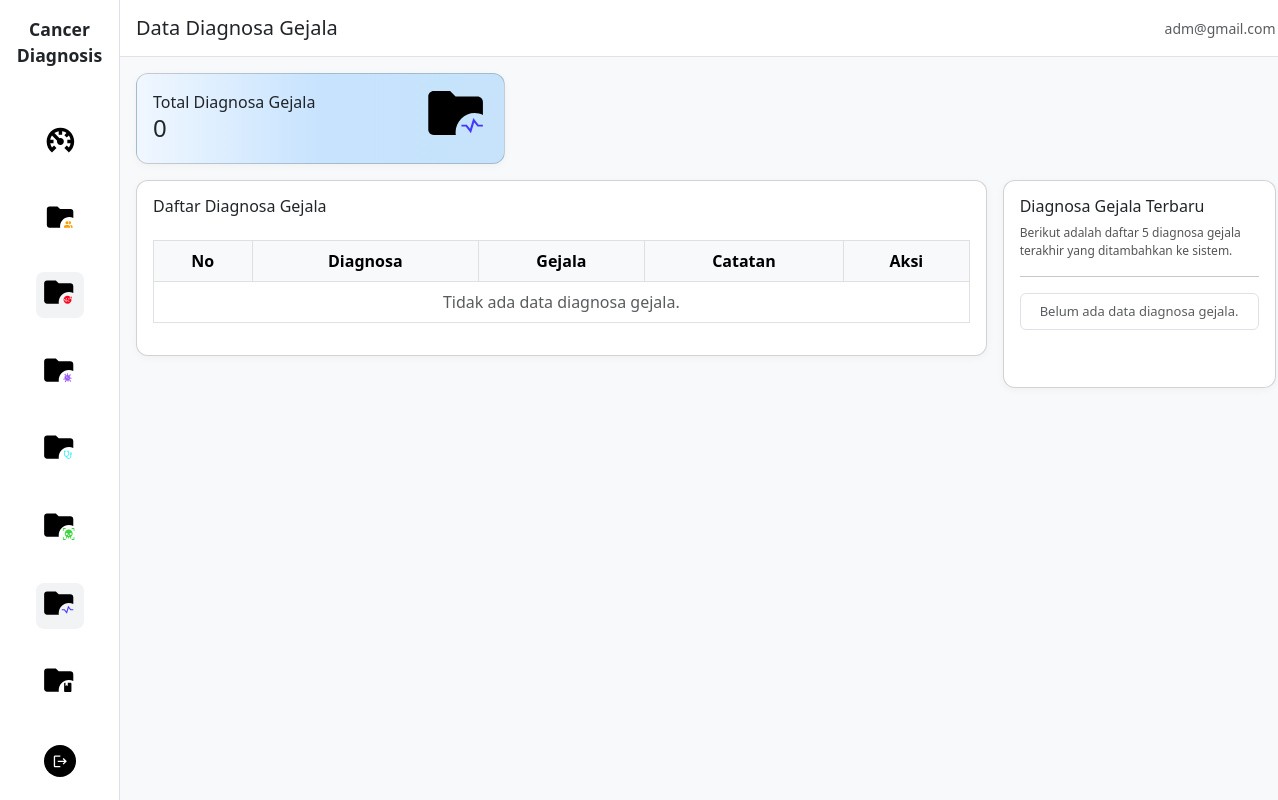
The page /gejala/diagnosa/ on the database as committed earlier.
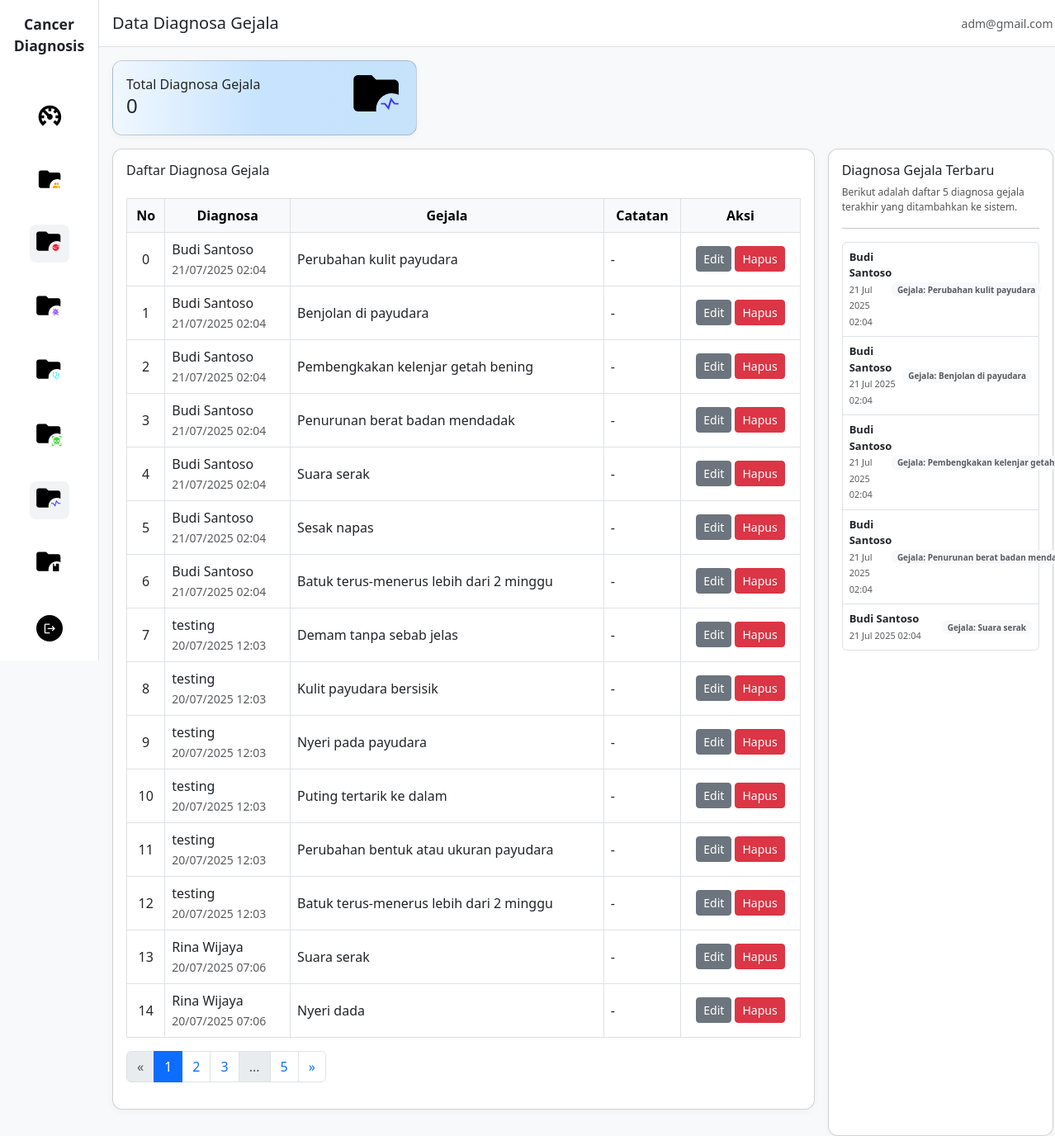
The same page on the database as committed later.
### sp_kanker_diagnosa_app/models.py (models this page shows, shortened)
class GejalaDiagnosa(models.Model):
    diagnosa = models.ForeignKey(Diagnosa, on_delete=models.CASCADE, related_name='gejala_terpilih')
    gejala = models.ForeignKey(Gejala, on_delete=models.CASCADE)
    tingkat_keparahan = models.CharField(max_length=20, choices=[
        ('RINGAN', 'Ringan'),
        ('SEDANG', 'Sedang'),
        ('BERAT', 'Berat'),
    ], default='SEDANG')
    durasi = models.CharField(max_length=50, blank=True, help_text="Berapa lama gejala muncul")
    bobot_pengguna = models.DecimalField(
        max_digits=5,
        decimal_places=4,
        validators=[MinValueValidator(Decimal('0.0000')), MaxValueValidator(Decimal('1.0000'))],
        default=Decimal('1.0000'),
        help_text="Bobot kepercayaan pengguna terhadap gejala (0.0000 - 1.0000)"
    )
    catatan = models.TextField(blank=True, help_text="Catatan tambahan untuk gejala ini")
    dipilih_pada = models.DateTimeField(auto_now_add=True)
    class Meta:
        unique_together = ('diagnosa', 'gejala')
        verbose_name = "Gejala Diagnosa"
        verbose_name_plural = "Gejala Diagnosa"

class Diagnosa(models.Model):
    STATUS_CHOICES = [
        ('PROSES', 'Dalam Proses'),
        ('SELESAI', 'Selesai'),
        ('BATAL', 'Dibatalkan'),
    ]
    pasien = models.ForeignKey(Pasien, on_delete=models.SET_NULL, null=True, blank=True, related_name='diagnosa')
    tanggal = models.DateTimeField(auto_now_add=True)
    status = models.CharField(max_length=10, choices=STATUS_CHOICES, default='PROSES')
    catatan = models.TextField(blank=True, help_text="Catatan tambahan dari diagnosa")
    total_gejala = models.PositiveIntegerField(default=0, help_text="Jumlah gejala yang dipilih")
    class Meta:
        verbose_name = "Diagnosa"
        verbose_name_plural = "Diagnosa"
        ordering = ['-tanggal']

class Pasien(models.Model):
    JENIS_KELAMIN_CHOICES = [
        ('L', 'Laki-laki'),
        ('P', 'Perempuan'),
    ]
    nama = models.CharField(max_length=100)
    jenis_kelamin = models.CharField(max_length=10, choices=JENIS_KELAMIN_CHOICES)
    tanggal_lahir = models.DateField(null=True, blank=True)
    alamat = models.TextField(blank=True)
    no_hp = models.CharField(max_length=20, blank=True)
    umur = models.PositiveIntegerField(null=True, blank=True, help_text="Umur dalam tahun")
    riwayat_keluarga = models.TextField(blank=True, help_text="Riwayat kanker dalam keluarga")
    dibuat = models.DateTimeField(auto_now_add=True)
    diperbarui = models.DateTimeField(auto_now=True)
    class Meta:
        verbose_name = "Pasien"
        verbose_name_plural = "Pasien"
        ordering = ['-dibuat']

class Gejala(models.Model):
    KATEGORI_CHOICES = [
        ('UMUM', 'Gejala Umum'),
        ('KHUSUS', 'Gejala Khusus'),
        ('LANJUTAN', 'Gejala Lanjutan'),
    ]
    kode = models.CharField(max_length=10, unique=True)
    nama = models.CharField(max_length=150)
    deskripsi = models.TextField(blank=True)
    kategori = models.CharField(max_length=20, choices=KATEGORI_CHOICES, default='UMUM')
    pertanyaan = models.TextField(help_text="Pertanyaan untuk mengidentifikasi gejala")
    dibuat = models.DateTimeField(auto_now_add=True)
    class Meta:
        verbose_name = "Gejala"
        verbose_name_plural = "Gejala"
        ordering = ['kategori', 'nama']

### sp_kanker_diagnosa_app/views.py (the view)
# urls.py: path('gejala/diagnosa/', views.gejala_diagnosa_list, name='gejala_diagnosa_list'),
def gejala_diagnosa_list(request):
    gejala_diagnosa_qs = GejalaDiagnosa.objects.select_related('diagnosa', 'gejala').all()
    paginator = Paginator(gejala_diagnosa_qs.order_by('-dipilih_pada'), 15)
    page_number = request.GET.get('page')
    page_obj = paginator.get_page(page_number)
    context = {
        'page_obj': page_obj,
        'gejala_diagnosa_count': gejala_diagnosa_qs.count(),
    }
    return render(request, 'diagnosa_gejala/list.html', context)

### templates/diagnosa_gejala/list.html (shortened to what the changed rows need)
{% extends 'base.html' %}
{% load static %}
{% block content %}
<main class="col-md-10 col-lg-11 col-12 main-content">
    <div class="row g-3 px-3">
        <div class="col-12 col-lg-9 mb-3 mb-lg-0">
            <div class="card card-custom p-3 table-card">
                <div class="table-responsive">
                    <table class="table table-bordered mt-3 align-middle">
                        <thead class="table-light">
                            <tr class="text-center">
                                <th>No</th>
                                <th>Diagnosa</th>
                                <th>Gejala</th>
                                <th>Catatan</th>
                                <th>Aksi</th>
                            </tr>
                        </thead>
                        <tbody>
                            {% for dg in page_obj %}
                            <tr>
                                <td class="text-center">
                                    {% if page_obj.has_other_pages %}
                                        {{ forloop.counter0|add:page_obj.start_index|add:"-1" }}
                                    {% else %}
                                        {{ forloop.counter }}
                                    {% endif %}
                                </td>
                                <td>
                                    {{ dg.diagnosa.pasien.nama|default:"-" }}<br>
                                    <small class="text-muted">{{ dg.diagnosa.tanggal|date:"d/m/Y H:i" }}</small>
                                </td>
                                <td>
                                    {{ dg.gejala.nama|default:"-" }}
                                </td>
                                <td>
                                    {{ dg.catatan|truncatechars:40|default:"-" }}
                                </td>
                                <td class="text-center">
                                    <a href="{% url 'gejala_diagnosa_update' dg.id %}" class="btn btn-sm btn-secondary">Edit</a>
                                    <a href="{% url 'gejala_diagnosa_delete' dg.id %}" class="btn btn-sm btn-danger" onclick="return confirm('Yakin hapus data ini?')">Hapus</a>
                                </td>
                            </tr>
                            {% empty %}
                            <tr>
                                <td colspan="6" class="text-center text-muted">Tidak ada data diagnosa gejala.</td>
                            </tr>
                            {% endfor %}
                        </tbody>
                    </table>
                    {% if page_obj.has_other_pages %}
                    <nav>
                        <ul class="pagination WQD   asd5h 4tr2 1ejustify-content-center flex-wrap">
                            {% if page_obj.has_previous %}
                                <li class="page-item">
                                    <a class="page-link" href="?page={{ page_obj.previous_page_number }}">&laquo;</a>
                                </li>
                            {% else %}
                                <li class="page-item disabled"><span class="page-link">&laquo;</span></li>
                            {% endif %}
                            {% for num in page_obj.paginator.page_range %}
                                {% if num == page_obj.number %}
                                    <li class="page-item active"><span class="page-link">{{ num }}</span></li>
                                {% elif num >= page_obj.number|add:'-2' and num <= page_obj.number|add:'2' %}
                                    <li class="page-item">
                                        <a class="page-link" href="?page={{ num }}">{{ num }}</a>
                                    </li>
                                {% elif num == 1 or num == page_obj.paginator.num_pages %}
                                    <li class="page-item">
                                        <a class="page-link" href="?page={{ num }}">{{ num }}</a>
                                    </li>
                                {% elif num == page_obj.number|add:'-3' or num == page_obj.number|add:'3' %}
                                    <li class="page-item disabled"><span class="page-link">...</span></li>
                                {% endif %}
                            {% endfor %}
                            {% if page_obj.has_next %}
                                <li class="page-item">
                                    <a class="page-link" href="?page={{ page_obj.next_page_number }}">&raquo;</a>
                                </li>
                            {% else %}
                                <li class="page-item disabled"><span class="page-link">&raquo;</span></li>
                            {% endif %}
                        </ul>
                    </nav>
                    {% endif %}
                </div>
            </div>
        </div>
        <div class="col-12 col-lg-3 mb-3 mb-lg-0">
            <div class="card card-custom p-3 h-100 d-flex flex-column justify-content-between">
                <div>
                    <ul class="list-group mb-2" style="font-size: 13px;">
                        {% for dg in page_obj|slice:":5" %}
                            <li class="list-group-item d-flex justify-content-between align-items-center py-2 px-2">
                                <div>
                                    <strong>{{ dg.diagnosa.pasien.nama|default:"-" }}</strong>
                                    <br>
                                    <span class="text-muted" style="font-size:11px;">
                                        {{ dg.diagnosa.tanggal|date:"d M Y H:i" }}
                                    </span>
                                </div>
                                <div class="d-flex align-items-center gap-1">
                                    <span class="badge bg-light text-muted" style="font-size:10px;">
                                        Gejala: {{ dg.gejala.nama|default:"-" }}
                                    </span>
                                </div>
                            </li>
                        {% empty %}
                            <li class="list-group-item text-muted text-center py-2 px-2">Belum ada data diagnosa gejala.</li>
                        {% endfor %}
                    </ul>
                </div>
            </div>
        </div>
    </div>
</main>
{% endblock %}

Rows that differ between the two databases and show on the page:
added GejalaDiagnosa: diagnosa.pasien.nama "Budi Santoso", diagnosa.tanggal "21/07/2025 02:04", gejala.nama "Perubahan kulit payudara", catatan "-", diagnosa.tanggal "21 Jul 2025 02:04"
added GejalaDiagnosa: diagnosa.pasien.nama "Budi Santoso", diagnosa.tanggal "21/07/2025 02:04", gejala.nama "Benjolan di payudara", catatan "-", diagnosa.tanggal "21 Jul 2025 02:04"
added GejalaDiagnosa: diagnosa.pasien.nama "Budi Santoso", diagnosa.tanggal "21/07/2025 02:04", gejala.nama "Pembengkakan kelenjar getah bening", catatan "-", diagnosa.tanggal "21 Jul 2025 02:04", gejala.nama "Pembengkakan kelenjar getah…"
added GejalaDiagnosa: diagnosa.pasien.nama "Budi Santoso", diagnosa.tanggal "21/07/2025 02:04", gejala.nama "Penurunan berat badan mendadak", catatan "-", diagnosa.tanggal "21 Jul 2025 02:04", gejala.nama "Penurunan berat badan…"
added GejalaDiagnosa: diagnosa.pasien.nama "Budi Santoso", diagnosa.tanggal "21/07/2025 02:04", gejala.nama "Suara serak", catatan "-", diagnosa.tanggal "21 Jul 2025 02:04"
added GejalaDiagnosa: diagnosa.pasien.nama "Budi Santoso", diagnosa.tanggal "21/07/2025 02:04", gejala.nama "Sesak napas", catatan "-", shown under "Daftar Diagnosa Gejala"
added GejalaDiagnosa: diagnosa.pasien.nama "Budi Santoso", diagnosa.tanggal "21/07/2025 02:04", gejala.nama "Batuk terus-menerus lebih dari 2 minggu", catatan "-", shown under "Daftar Diagnosa Gejala"
added GejalaDiagnosa: diagnosa.pasien.nama "testing", diagnosa.tanggal "20/07/2025 12:03", gejala.nama "Demam tanpa sebab jelas", catatan "-", shown under "Daftar Diagnosa Gejala"
added GejalaDiagnosa: diagnosa.pasien.nama "testing", diagnosa.tanggal "20/07/2025 12:03", gejala.nama "Kulit payudara bersisik", catatan "-", shown under "Daftar Diagnosa Gejala"
added GejalaDiagnosa: diagnosa.pasien.nama "testing", diagnosa.tanggal "20/07/2025 12:03", gejala.nama "Nyeri pada payudara", catatan "-", shown under "Daftar Diagnosa Gejala"
added GejalaDiagnosa: diagnosa.pasien.nama "testing", diagnosa.tanggal "20/07/2025 12:03", gejala.nama "Puting tertarik ke dalam", catatan "-", shown under "Daftar Diagnosa Gejala"
added GejalaDiagnosa: diagnosa.pasien.nama "testing", diagnosa.tanggal "20/07/2025 12:03", gejala.nama "Perubahan bentuk atau ukuran payudara", catatan "-", shown under "Daftar Diagnosa Gejala"
added GejalaDiagnosa: diagnosa.pasien.nama "testing", diagnosa.tanggal "20/07/2025 12:03", gejala.nama "Batuk terus-menerus lebih dari 2 minggu", catatan "-", shown under "Daftar Diagnosa Gejala"
added GejalaDiagnosa: diagnosa.pasien.nama "Rina Wijaya", diagnosa.tanggal "20/07/2025 07:06", gejala.nama "Suara serak", catatan "-", shown under "Daftar Diagnosa Gejala"
added GejalaDiagnosa: diagnosa.pasien.nama "Rina Wijaya", diagnosa.tanggal "20/07/2025 07:06", gejala.nama "Nyeri dada", catatan "-", shown under "Daftar Diagnosa Gejala"
Other text that changed with them:
text no longer shown: "Tidak ada data diagnosa gejala. Belum ada data diagnosa gejala."
new list line: "1"
new list line: "2"
new list line: "3"
new list line: "5"
